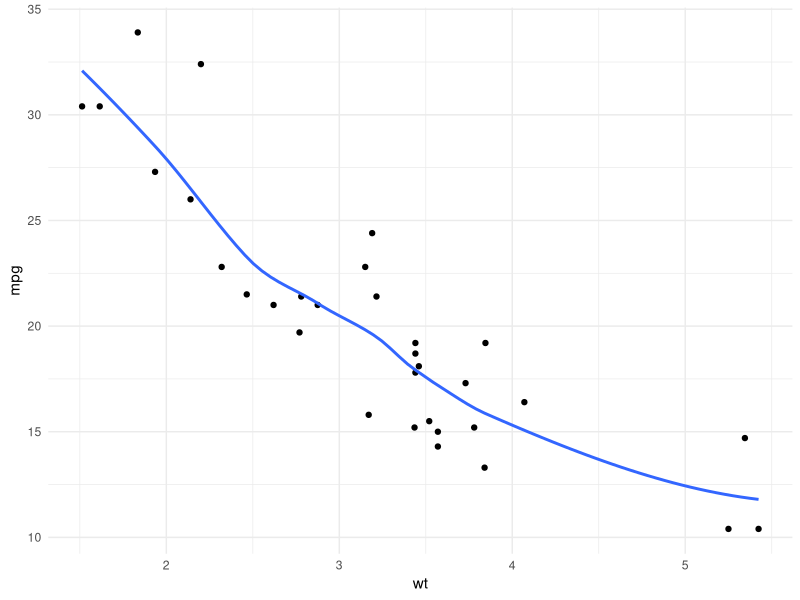
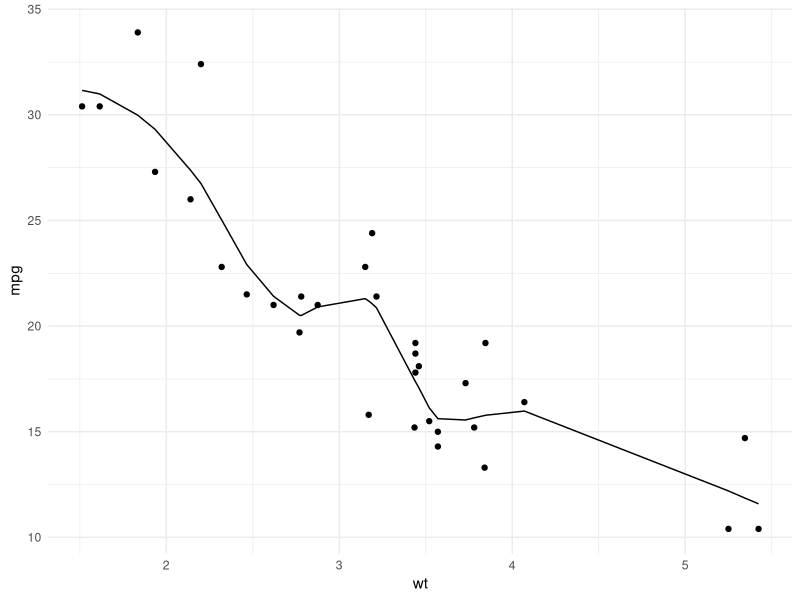
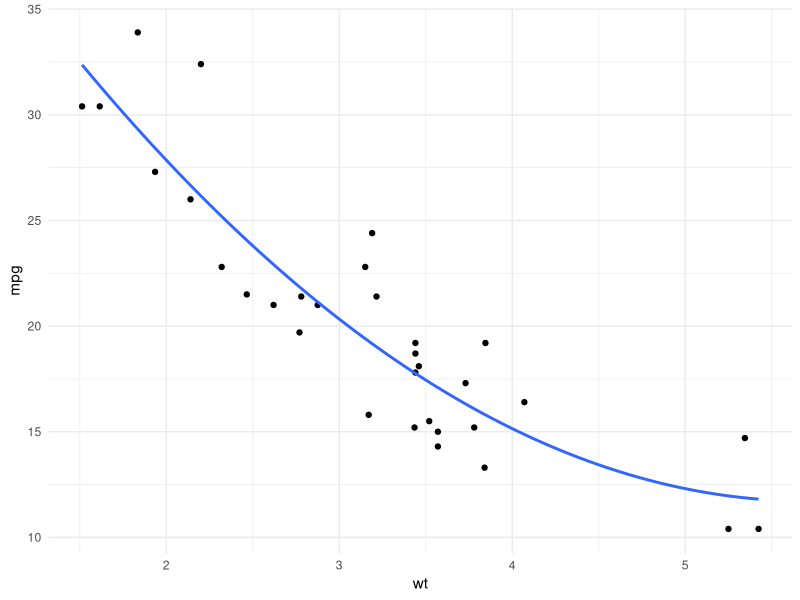
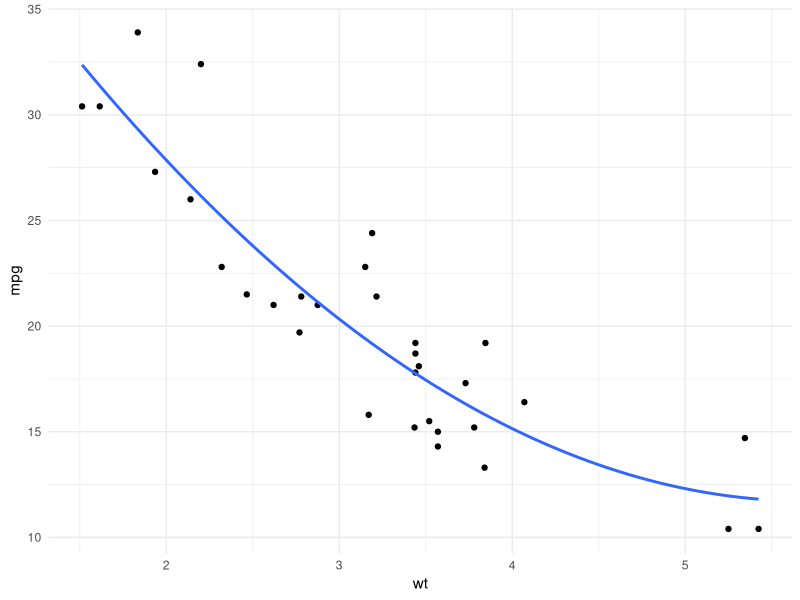

The R source for these figures, in order:
# Understanding geom_smooth

library(tidyverse)
library(broom)
theme_set(theme_minimal())

ggplot(mtcars, aes(x = wt, 
                   y = mpg)) + 
  geom_point() + 
  geom_smooth(se = FALSE)

?loess

cars_model <- loess(mpg ~ wt, 
                    data = mtcars,
                    span = .5)
summary(cars_model)

mt_aug <- augment(cars_model)
View(mt_aug)

ggplot(mt_aug) +
  geom_point(aes(x = wt, 
                 y = mpg)) +
  geom_line(aes(x = wt, 
                y = .fitted))

ggplot(mtcars, aes(x = wt, 
                   y = mpg)) + 
  geom_point() + 
  geom_smooth(se = FALSE,
              span = 10000)

ggplot(mtcars, aes(x = wt, 
                   y = mpg)) + 
  geom_point() + 
  geom_smooth(se = FALSE,
              method = "lm",
              formula = y ~ poly(x, 2))



